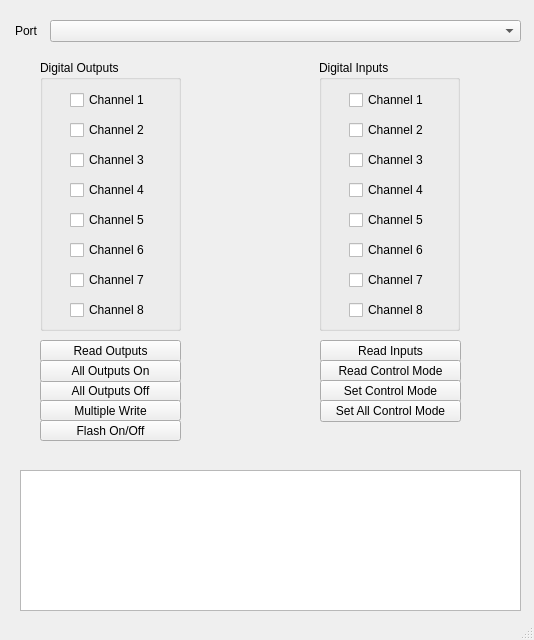
<?xml version="1.0" encoding="UTF-8"?>
<ui version="4.0">
 <class>MainWindow</class>
 <widget class="QMainWindow" name="MainWindow">
  <property name="geometry">
   <rect>
    <x>0</x>
    <y>0</y>
    <width>534</width>
    <height>640</height>
   </rect>
  </property>
  <property name="windowTitle">
   <string>Analog IO Device</string>
  </property>
  <widget class="QWidget" name="centralwidget">
   <widget class="QComboBox" name="comboBox">
    <property name="geometry">
     <rect>
      <x>50</x>
      <y>20</y>
      <width>471</width>
      <height>22</height>
     </rect>
    </property>
   </widget>
   <widget class="QLabel" name="label">
    <property name="geometry">
     <rect>
      <x>15</x>
      <y>24</y>
      <width>57</width>
      <height>14</height>
     </rect>
    </property>
    <property name="text">
     <string>Port</string>
    </property>
   </widget>
   <widget class="QTextEdit" name="textEdit">
    <property name="geometry">
     <rect>
      <x>20</x>
      <y>470</y>
      <width>501</width>
      <height>141</height>
     </rect>
    </property>
   </widget>
   <widget class="QPushButton" name="pushButton_2">
    <property name="geometry">
     <rect>
      <x>40</x>
      <y>340</y>
      <width>141</width>
      <height>22</height>
     </rect>
    </property>
    <property name="text">
     <string>Read Outputs</string>
    </property>
   </widget>
   <widget class="QPushButton" name="pushButton_11">
    <property name="geometry">
     <rect>
      <x>320</x>
      <y>340</y>
      <width>141</width>
      <height>22</height>
     </rect>
    </property>
    <property name="text">
     <string>Read Inputs</string>
    </property>
   </widget>
   <widget class="QGroupBox" name="groupBox">
    <property name="geometry">
     <rect>
      <x>40</x>
      <y>60</y>
      <width>141</width>
      <height>271</height>
     </rect>
    </property>
    <property name="title">
     <string>Digital Outputs</string>
    </property>
    <widget class="QCheckBox" name="checkBox_8">
     <property name="geometry">
      <rect>
       <x>30</x>
       <y>240</y>
       <width>101</width>
       <height>20</height>
      </rect>
     </property>
     <property name="text">
      <string>Channel 8</string>
     </property>
    </widget>
    <widget class="QCheckBox" name="checkBox_4">
     <property name="geometry">
      <rect>
       <x>30</x>
       <y>120</y>
       <width>101</width>
       <height>20</height>
      </rect>
     </property>
     <property name="text">
      <string>Channel 4</string>
     </property>
    </widget>
    <widget class="QCheckBox" name="checkBox_7">
     <property name="geometry">
      <rect>
       <x>30</x>
       <y>210</y>
       <width>101</width>
       <height>20</height>
      </rect>
     </property>
     <property name="text">
      <string>Channel 7</string>
     </property>
    </widget>
    <widget class="QCheckBox" name="checkBox">
     <property name="geometry">
      <rect>
       <x>30</x>
       <y>30</y>
       <width>101</width>
       <height>20</height>
      </rect>
     </property>
     <property name="text">
      <string>Channel 1</string>
     </property>
    </widget>
    <widget class="QCheckBox" name="checkBox_2">
     <property name="geometry">
      <rect>
       <x>30</x>
       <y>60</y>
       <width>101</width>
       <height>20</height>
      </rect>
     </property>
     <property name="text">
      <string>Channel 2</string>
     </property>
    </widget>
    <widget class="QCheckBox" name="checkBox_3">
     <property name="geometry">
      <rect>
       <x>30</x>
       <y>90</y>
       <width>101</width>
       <height>20</height>
      </rect>
     </property>
     <property name="text">
      <string>Channel 3</string>
     </property>
    </widget>
    <widget class="QCheckBox" name="checkBox_5">
     <property name="geometry">
      <rect>
       <x>30</x>
       <y>150</y>
       <width>101</width>
       <height>20</height>
      </rect>
     </property>
     <property name="text">
      <string>Channel 5</string>
     </property>
    </widget>
    <widget class="QCheckBox" name="checkBox_6">
     <property name="geometry">
      <rect>
       <x>30</x>
       <y>180</y>
       <width>101</width>
       <height>20</height>
      </rect>
     </property>
     <property name="text">
      <string>Channel 6</string>
     </property>
    </widget>
   </widget>
   <widget class="QGroupBox" name="groupBox_2">
    <property name="geometry">
     <rect>
      <x>319</x>
      <y>60</y>
      <width>141</width>
      <height>271</height>
     </rect>
    </property>
    <property name="title">
     <string>Digital Inputs</string>
    </property>
    <widget class="QCheckBox" name="checkBox_10">
     <property name="enabled">
      <bool>true</bool>
     </property>
     <property name="geometry">
      <rect>
       <x>30</x>
       <y>60</y>
       <width>111</width>
       <height>20</height>
      </rect>
     </property>
     <property name="text">
      <string>Channel 2</string>
     </property>
     <property name="checkable">
      <bool>true</bool>
     </property>
    </widget>
    <widget class="QCheckBox" name="checkBox_11">
     <property name="enabled">
      <bool>true</bool>
     </property>
     <property name="geometry">
      <rect>
       <x>30</x>
       <y>90</y>
       <width>111</width>
       <height>20</height>
      </rect>
     </property>
     <property name="text">
      <string>Channel 3</string>
     </property>
     <property name="checkable">
      <bool>true</bool>
     </property>
    </widget>
    <widget class="QCheckBox" name="checkBox_12">
     <property name="enabled">
      <bool>true</bool>
     </property>
     <property name="geometry">
      <rect>
       <x>30</x>
       <y>120</y>
       <width>111</width>
       <height>20</height>
      </rect>
     </property>
     <property name="text">
      <string>Channel 4</string>
     </property>
     <property name="checkable">
      <bool>true</bool>
     </property>
    </widget>
    <widget class="QCheckBox" name="checkBox_13">
     <property name="enabled">
      <bool>true</bool>
     </property>
     <property name="geometry">
      <rect>
       <x>30</x>
       <y>150</y>
       <width>111</width>
       <height>20</height>
      </rect>
     </property>
     <property name="text">
      <string>Channel 5</string>
     </property>
     <property name="checkable">
      <bool>true</bool>
     </property>
    </widget>
    <widget class="QCheckBox" name="checkBox_14">
     <property name="enabled">
      <bool>true</bool>
     </property>
     <property name="geometry">
      <rect>
       <x>30</x>
       <y>180</y>
       <width>111</width>
       <height>20</height>
      </rect>
     </property>
     <property name="text">
      <string>Channel 6</string>
     </property>
     <property name="checkable">
      <bool>true</bool>
     </property>
    </widget>
    <widget class="QCheckBox" name="checkBox_15">
     <property name="enabled">
      <bool>true</bool>
     </property>
     <property name="geometry">
      <rect>
       <x>30</x>
       <y>210</y>
       <width>121</width>
       <height>20</height>
      </rect>
     </property>
     <property name="text">
      <string>Channel 7</string>
     </property>
     <property name="checkable">
      <bool>true</bool>
     </property>
    </widget>
    <widget class="QCheckBox" name="checkBox_16">
     <property name="enabled">
      <bool>true</bool>
     </property>
     <property name="geometry">
      <rect>
       <x>30</x>
       <y>240</y>
       <width>111</width>
       <height>20</height>
      </rect>
     </property>
     <property name="text">
      <string>Channel 8</string>
     </property>
     <property name="checkable">
      <bool>true</bool>
     </property>
    </widget>
    <widget class="QCheckBox" name="checkBox_9">
     <property name="enabled">
      <bool>true</bool>
     </property>
     <property name="geometry">
      <rect>
       <x>30</x>
       <y>30</y>
       <width>101</width>
       <height>20</height>
      </rect>
     </property>
     <property name="text">
      <string>Channel 1</string>
     </property>
     <property name="checkable">
      <bool>true</bool>
     </property>
    </widget>
   </widget>
   <widget class="QPushButton" name="pushButton_3">
    <property name="geometry">
     <rect>
      <x>40</x>
      <y>380</y>
      <width>141</width>
      <height>22</height>
     </rect>
    </property>
    <property name="text">
     <string>All Outputs Off</string>
    </property>
   </widget>
   <widget class="QPushButton" name="pushButton_4">
    <property name="geometry">
     <rect>
      <x>40</x>
      <y>360</y>
      <width>141</width>
      <height>22</height>
     </rect>
    </property>
    <property name="text">
     <string>All Outputs On</string>
    </property>
   </widget>
   <widget class="QPushButton" name="pushButton_5">
    <property name="geometry">
     <rect>
      <x>40</x>
      <y>420</y>
      <width>141</width>
      <height>21</height>
     </rect>
    </property>
    <property name="text">
     <string>Flash On/Off</string>
    </property>
   </widget>
   <widget class="QPushButton" name="pushButton_12">
    <property name="geometry">
     <rect>
      <x>320</x>
      <y>360</y>
      <width>141</width>
      <height>22</height>
     </rect>
    </property>
    <property name="text">
     <string>Read Control Mode</string>
    </property>
   </widget>
   <widget class="QPushButton" name="pushButton_13">
    <property name="geometry">
     <rect>
      <x>320</x>
      <y>380</y>
      <width>141</width>
      <height>22</height>
     </rect>
    </property>
    <property name="text">
     <string>Set Control Mode</string>
    </property>
   </widget>
   <widget class="QPushButton" name="pushButton_14">
    <property name="geometry">
     <rect>
      <x>320</x>
      <y>400</y>
      <width>141</width>
      <height>22</height>
     </rect>
    </property>
    <property name="text">
     <string>Set All Control Mode</string>
    </property>
   </widget>
   <widget class="QPushButton" name="pushButton_6">
    <property name="geometry">
     <rect>
      <x>40</x>
      <y>400</y>
      <width>141</width>
      <height>21</height>
     </rect>
    </property>
    <property name="text">
     <string>Multiple Write</string>
    </property>
   </widget>
  </widget>
  <widget class="QStatusBar" name="statusbar"/>
 </widget>
 <resources/>
 <connections/>
</ui>
